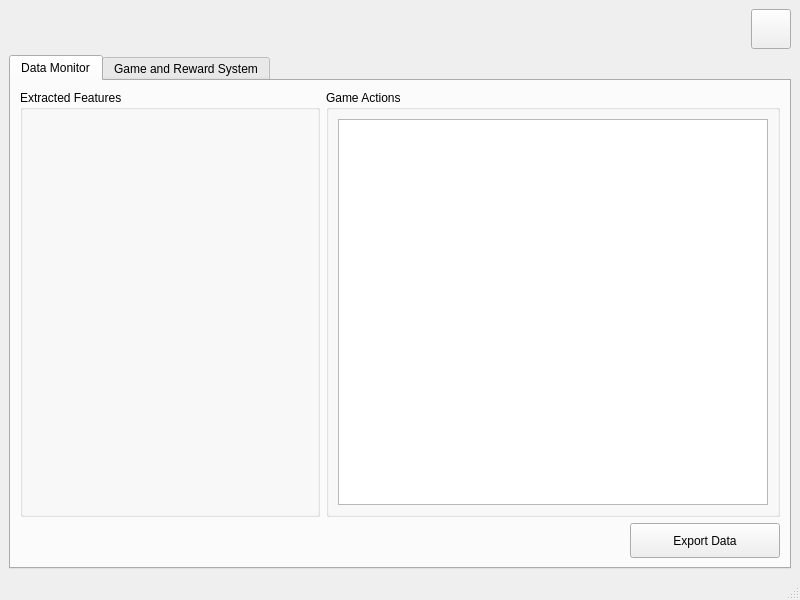
<?xml version="1.0" encoding="UTF-8"?>
<ui version="4.0">
 <class>MainWindow</class>
 <widget class="QMainWindow" name="MainWindow">
  <property name="geometry">
   <rect>
    <x>0</x>
    <y>0</y>
    <width>800</width>
    <height>600</height>
   </rect>
  </property>
  <property name="windowTitle">
   <string>BSISS Unified Software</string>
  </property>
  <widget class="QWidget" name="centralwidget">
   <layout class="QVBoxLayout" name="verticalLayout">
    <item alignment="Qt::AlignmentFlag::AlignRight">
     <widget class="QToolButton" name="settingsBtn">
      <property name="minimumSize">
       <size>
        <width>40</width>
        <height>40</height>
       </size>
      </property>
      <property name="text">
       <string/>
      </property>
      <property name="icon">
       <iconset theme="preferences-desktop"/>
      </property>
      <property name="iconSize">
       <size>
        <width>24</width>
        <height>24</height>
       </size>
      </property>
     </widget>
    </item>
    <item>
     <widget class="QTabWidget" name="tabWidget">
      <property name="currentIndex">
       <number>0</number>
      </property>
      <widget class="QWidget" name="tab">
       <attribute name="title">
        <string>Data Monitor</string>
       </attribute>
       <layout class="QGridLayout" name="gridLayout">
        <item row="1" column="1" alignment="Qt::AlignmentFlag::AlignRight">
         <widget class="QPushButton" name="dataExportBtn">
          <property name="minimumSize">
           <size>
            <width>150</width>
            <height>35</height>
           </size>
          </property>
          <property name="maximumSize">
           <size>
            <width>150</width>
            <height>35</height>
           </size>
          </property>
          <property name="text">
           <string>Export Data</string>
          </property>
          <property name="icon">
           <iconset theme="emblem-symbolic-link"/>
          </property>
          <property name="iconSize">
           <size>
            <width>24</width>
            <height>24</height>
           </size>
          </property>
         </widget>
        </item>
        <item row="0" column="1">
         <widget class="QGroupBox" name="gameActGbox">
          <property name="title">
           <string>Game Actions</string>
          </property>
          <layout class="QVBoxLayout" name="verticalLayout_3">
           <item>
            <widget class="QPlainTextEdit" name="gameActEdit">
             <property name="readOnly">
              <bool>true</bool>
             </property>
            </widget>
           </item>
          </layout>
         </widget>
        </item>
        <item row="0" column="0">
         <widget class="QGroupBox" name="extFeaturesGBox">
          <property name="minimumSize">
           <size>
            <width>300</width>
            <height>0</height>
           </size>
          </property>
          <property name="title">
           <string>Extracted Features</string>
          </property>
          <layout class="QVBoxLayout" name="verticalLayout_2">
           <property name="spacing">
            <number>0</number>
           </property>
           <property name="leftMargin">
            <number>0</number>
           </property>
           <property name="topMargin">
            <number>9</number>
           </property>
           <property name="rightMargin">
            <number>0</number>
           </property>
           <property name="bottomMargin">
            <number>0</number>
           </property>
           <item>
            <layout class="QFormLayout" name="extFeaturesLayout">
             <property name="topMargin">
              <number>0</number>
             </property>
            </layout>
           </item>
          </layout>
         </widget>
        </item>
       </layout>
      </widget>
      <widget class="QWidget" name="tab_2">
       <attribute name="title">
        <string>Game and Reward System</string>
       </attribute>
       <layout class="QHBoxLayout" name="horizontalLayout">
        <item>
         <widget class="QFrame" name="replace_with_video_widget">
          <property name="frameShape">
           <enum>QFrame::Shape::StyledPanel</enum>
          </property>
          <property name="frameShadow">
           <enum>QFrame::Shadow::Raised</enum>
          </property>
         </widget>
        </item>
        <item>
         <widget class="QGroupBox" name="groupBox">
          <property name="minimumSize">
           <size>
            <width>300</width>
            <height>0</height>
           </size>
          </property>
          <property name="maximumSize">
           <size>
            <width>300</width>
            <height>16777215</height>
           </size>
          </property>
          <property name="title">
           <string>Controls</string>
          </property>
          <layout class="QVBoxLayout" name="verticalLayout_4">
           <item>
            <widget class="QFrame" name="frame">
             <property name="frameShape">
              <enum>QFrame::Shape::StyledPanel</enum>
             </property>
             <property name="frameShadow">
              <enum>QFrame::Shadow::Raised</enum>
             </property>
             <layout class="QFormLayout" name="formLayout">
              <item row="0" column="0">
               <widget class="QLabel" name="stressMeterLabel">
                <property name="text">
                 <string>Stress Meter: </string>
                </property>
               </widget>
              </item>
              <item row="0" column="1">
               <widget class="QProgressBar" name="stressMeter">
                <property name="value">
                 <number>24</number>
                </property>
               </widget>
              </item>
              <item row="1" column="0">
               <widget class="QLabel" name="scoreLabel">
                <property name="text">
                 <string>Score: </string>
                </property>
               </widget>
              </item>
              <item row="1" column="1">
               <widget class="QLabel" name="scoreCount">
                <property name="text">
                 <string>0</string>
                </property>
               </widget>
              </item>
              <item row="2" column="0">
               <widget class="QLabel" name="relayStatusLabel">
                <property name="text">
                 <string>Relay Status: </string>
                </property>
               </widget>
              </item>
              <item row="2" column="1">
               <widget class="QLabel" name="relayStatus">
                <property name="text">
                 <string>Closed</string>
                </property>
               </widget>
              </item>
             </layout>
            </widget>
           </item>
           <item alignment="Qt::AlignmentFlag::AlignHCenter">
            <widget class="QPushButton" name="push_reward_btn">
             <property name="minimumSize">
              <size>
               <width>150</width>
               <height>35</height>
              </size>
             </property>
             <property name="maximumSize">
              <size>
               <width>150</width>
               <height>35</height>
              </size>
             </property>
             <property name="text">
              <string>Push Reward</string>
             </property>
             <property name="icon">
              <iconset theme="face-smile-big"/>
             </property>
             <property name="iconSize">
              <size>
               <width>24</width>
               <height>24</height>
              </size>
             </property>
            </widget>
           </item>
          </layout>
         </widget>
        </item>
       </layout>
      </widget>
     </widget>
    </item>
   </layout>
  </widget>
  <widget class="QStatusBar" name="statusbar"/>
 </widget>
 <resources/>
 <connections/>
</ui>
